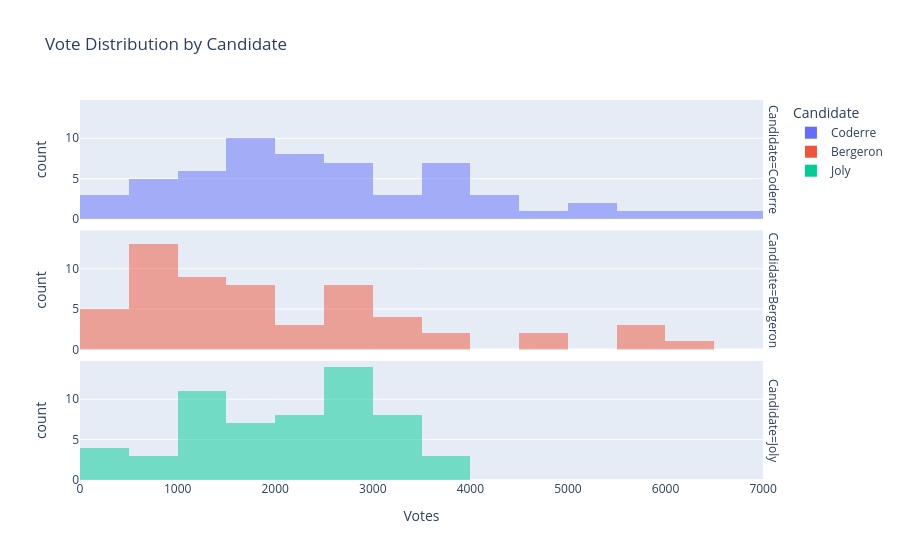
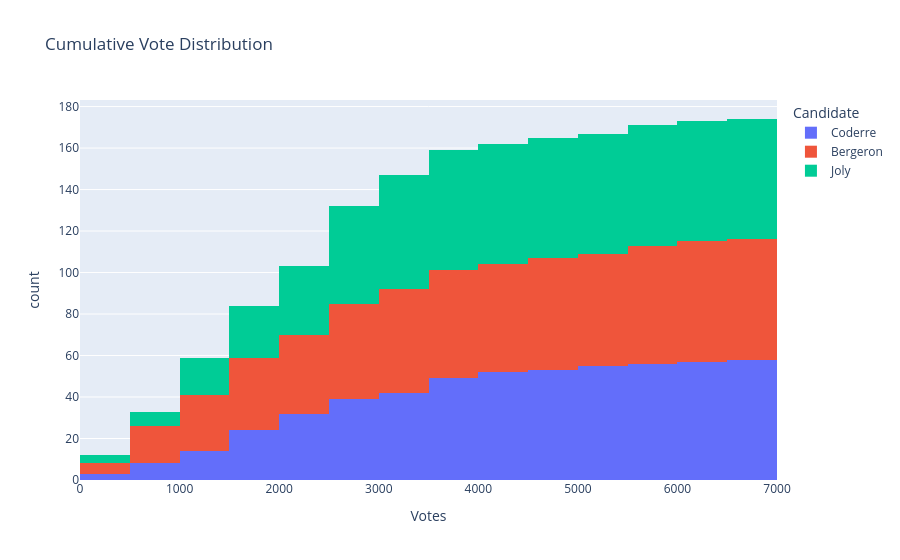

Notebook cell for these charts, in order:
### Code cell
# First properly melt the data
votes_melted = votes.melt(var_name='Candidate', value_name='Votes')
# Create histogram with multiple traces
fig = px.histogram(votes_melted, 
                  x='Votes',
                  color='Candidate',
                  barmode='overlay',  # Shows overlapping distributions
                  facet_row='Candidate',  # Creates separate rows for each candidate
                  title='Vote Distribution by Candidate')

# Add cumulative histogram
fig_cumulative = px.histogram(votes_melted,
                            x='Votes',
                            color='Candidate',
                            cumulative=True,
                            title='Cumulative Vote Distribution')

# Show both plots
fig.show()
fig_cumulative.show()

### Figure 1 — Plotly figure (JSON) as saved in the notebook; plotly's stock layout.template omitted (floating-point values rounded to 4 significant figures)
{"data": [{"bingroup": "x", "hovertemplate": "Candidate=Coderre<br>Votes=%{x}<br>count=%{y}<extra></extra>", "legendgroup": "Coderre", "marker": {"color": "#636efa", "opacity": 0.5, "pattern": {"shape": ""}}, "name": "Coderre", "orientation": "v", "showlegend": true, "type": "histogram", "x": [2481, 2525, 3348, 1734, 1770, 1455, 3252, 5456, 4734, 5737, 2979, 1827, 2331, 2670, 3673, 3612, 4308, 4104, 3931, 5387, 2432, 2566, 3347, 2476, 1451, 1906, 1347, 3668, 2878, 2201, 2420, 2184, 1589, 2526, 1873, 1644, 1548, 1773, 2040, 1165, 1193, 1325, 4201, 3536, 631, 595, 518, 332, 3694, 2746, 1546, 3509, 6591, 6229, 996, 540, 446, 491], "xaxis": "x3", "yaxis": "y3"}, {"bingroup": "x", "hovertemplate": "Candidate=Bergeron<br>Votes=%{x}<br>count=%{y}<extra></extra>", "legendgroup": "Bergeron", "marker": {"color": "#EF553B", "opacity": 0.5, "pattern": {"shape": ""}}, "name": "Bergeron", "orientation": "v", "showlegend": true, "type": "histogram", "x": [1829, 1163, 2770, 4782, 5933, 3599, 2521, 1760, 1879, 958, 3430, 6408, 5748, 4962, 3155, 1554, 1320, 1459, 882, 1184, 3368, 2092, 2562, 2631, 754, 2169, 2827, 984, 2666, 5819, 1793, 691, 708, 851, 1182, 1950, 1503, 2653, 1437, 832, 653, 1205, 1642, 1330, 258, 226, 224, 131, 2589, 3250, 3679, 2178, 1085, 780, 643, 833, 465, 698], "xaxis": "x2", "yaxis": "y2"}, {"bingroup": "x", "hovertemplate": "Candidate=Joly<br>Votes=%{x}<br>count=%{y}<extra></extra>", "legendgroup": "Joly", "marker": {"color": "#00cc96", "opacity": 0.5, "pattern": {"shape": ""}}, "name": "Joly", "orientation": "v", "showlegend": true, "type": "histogram", "x": [3024, 2675, 2532, 2514, 3044, 2316, 2543, 3330, 2852, 1656, 2873, 2815, 2788, 3234, 2431, 2081, 3959, 2822, 1641, 1908, 3578, 2438, 3291, 2849, 1894, 2282, 2271, 1220, 2039, 2782, 1402, 1076, 1172, 1286, 1232, 1578, 1636, 3262, 2648, 1266, 1157, 1908, 3717, 2943, 998, 1068, 690, 326, 3454, 3139, 2675, 2338, 1435, 1051, 423, 592, 419, 489], "xaxis": "x", "yaxis": "y"}], "layout": {"annotations": [{"font": {}, "showarrow": false, "text": "Candidate=Joly", "textangle": 90, "x": 0.98, "xanchor": "left", "xref": "paper", "y": 0.1567, "yanchor": "middle", "yref": "paper"}, {"font": {}, "showarrow": false, "text": "Candidate=Bergeron", "textangle": 90, "x": 0.98, "xanchor": "left", "xref": "paper", "y": 0.5, "yanchor": "middle", "yref": "paper"}, {"font": {}, "showarrow": false, "text": "Candidate=Coderre", "textangle": 90, "x": 0.98, "xanchor": "left", "xref": "paper", "y": 0.8433, "yanchor": "middle", "yref": "paper"}], "barmode": "overlay", "legend": {"title": {"text": "Candidate"}, "tracegroupgap": 0}, "title": {"text": "Vote Distribution by Candidate"}, "xaxis": {"anchor": "y", "domain": [0, 0.98], "title": {"text": "Votes"}}, "xaxis2": {"anchor": "y2", "domain": [0, 0.98], "matches": "x", "showticklabels": false}, "xaxis3": {"anchor": "y3", "domain": [0, 0.98], "matches": "x", "showticklabels": false}, "yaxis": {"anchor": "x", "domain": [0, 0.3133], "title": {"text": "count"}}, "yaxis2": {"anchor": "x2", "domain": [0.3433, 0.6567], "matches": "y", "title": {"text": "count"}}, "yaxis3": {"anchor": "x3", "domain": [0.6867, 1.0], "matches": "y", "title": {"text": "count"}}}}

### Figure 2 — Plotly figure (JSON) as saved in the notebook; plotly's stock layout.template omitted (floating-point values rounded to 4 significant figures)
{"data": [{"bingroup": "x", "cumulative": {"enabled": true}, "hovertemplate": "Candidate=Coderre<br>Votes=%{x}<br>count=%{y}<extra></extra>", "legendgroup": "Coderre", "marker": {"color": "#636efa", "pattern": {"shape": ""}}, "name": "Coderre", "orientation": "v", "showlegend": true, "type": "histogram", "x": [2481, 2525, 3348, 1734, 1770, 1455, 3252, 5456, 4734, 5737, 2979, 1827, 2331, 2670, 3673, 3612, 4308, 4104, 3931, 5387, 2432, 2566, 3347, 2476, 1451, 1906, 1347, 3668, 2878, 2201, 2420, 2184, 1589, 2526, 1873, 1644, 1548, 1773, 2040, 1165, 1193, 1325, 4201, 3536, 631, 595, 518, 332, 3694, 2746, 1546, 3509, 6591, 6229, 996, 540, 446, 491], "xaxis": "x", "yaxis": "y"}, {"bingroup": "x", "cumulative": {"enabled": true}, "hovertemplate": "Candidate=Bergeron<br>Votes=%{x}<br>count=%{y}<extra></extra>", "legendgroup": "Bergeron", "marker": {"color": "#EF553B", "pattern": {"shape": ""}}, "name": "Bergeron", "orientation": "v", "showlegend": true, "type": "histogram", "x": [1829, 1163, 2770, 4782, 5933, 3599, 2521, 1760, 1879, 958, 3430, 6408, 5748, 4962, 3155, 1554, 1320, 1459, 882, 1184, 3368, 2092, 2562, 2631, 754, 2169, 2827, 984, 2666, 5819, 1793, 691, 708, 851, 1182, 1950, 1503, 2653, 1437, 832, 653, 1205, 1642, 1330, 258, 226, 224, 131, 2589, 3250, 3679, 2178, 1085, 780, 643, 833, 465, 698], "xaxis": "x", "yaxis": "y"}, {"bingroup": "x", "cumulative": {"enabled": true}, "hovertemplate": "Candidate=Joly<br>Votes=%{x}<br>count=%{y}<extra></extra>", "legendgroup": "Joly", "marker": {"color": "#00cc96", "pattern": {"shape": ""}}, "name": "Joly", "orientation": "v", "showlegend": true, "type": "histogram", "x": [3024, 2675, 2532, 2514, 3044, 2316, 2543, 3330, 2852, 1656, 2873, 2815, 2788, 3234, 2431, 2081, 3959, 2822, 1641, 1908, 3578, 2438, 3291, 2849, 1894, 2282, 2271, 1220, 2039, 2782, 1402, 1076, 1172, 1286, 1232, 1578, 1636, 3262, 2648, 1266, 1157, 1908, 3717, 2943, 998, 1068, 690, 326, 3454, 3139, 2675, 2338, 1435, 1051, 423, 592, 419, 489], "xaxis": "x", "yaxis": "y"}], "layout": {"barmode": "relative", "legend": {"title": {"text": "Candidate"}, "tracegroupgap": 0}, "title": {"text": "Cumulative Vote Distribution"}, "xaxis": {"anchor": "y", "domain": [0, 1], "title": {"text": "Votes"}}, "yaxis": {"anchor": "x", "domain": [0, 1], "title": {"text": "count"}}}}
